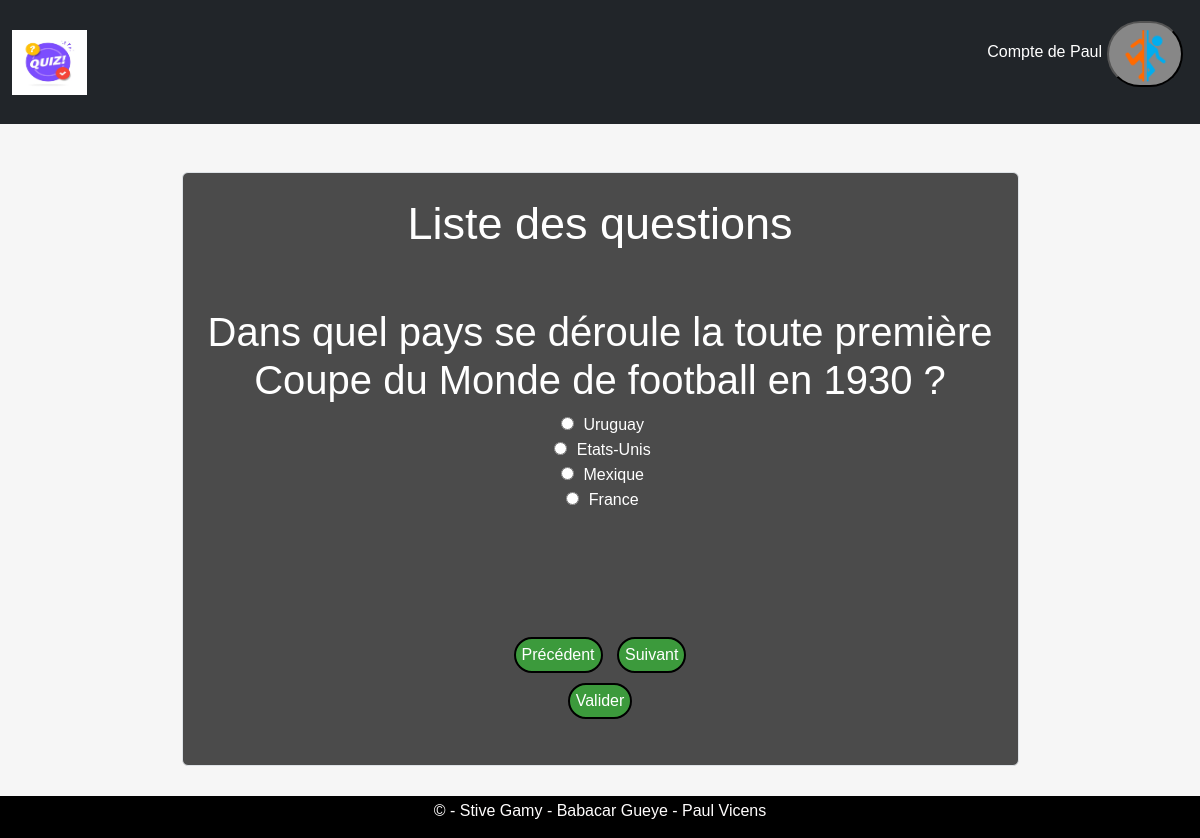
The app's page /jouer_quizz.php?id_quizz=103 (signed in) with its own data.
### tables this page shows
CREATE TABLE IF NOT EXISTS `questions` (
  `id_question` int NOT NULL AUTO_INCREMENT,
  `id_quizz` int NOT NULL,
  `intitule` varchar(255) DEFAULT NULL,
  `date_creation` date DEFAULT NULL,
  PRIMARY KEY (`id_question`),
  KEY `id_quizz` (`id_quizz`)
);

CREATE TABLE IF NOT EXISTS `choices` (
  `id_choice` int NOT NULL AUTO_INCREMENT,
  `id_question` int NOT NULL,
  `bonne_reponse` varchar(100) NOT NULL,
  `reponse` varchar(255) NOT NULL,
  `reponce` varchar(100) NOT NULL,
  `reponze` varchar(100) NOT NULL,
  PRIMARY KEY (`id_choice`),
  KEY `id_question` (`id_question`)
);

### jouer_quizz.php (the view, shortened to what this page needs)
<?php
$connect_bdd = mysqli_connect("127.0.0.1", "root", "", "quizzeo");
$stp = $_GET['id_quizz'];
$test = "SELECT * FROM questions WHERE id_quizz='$stp'";
$result = mysqli_query($connect_bdd, $test);
?>
<html>
<head>
    <link href="https://cdn.jsdelivr.net/npm/bootstrap@5.3.0/dist/css/bootstrap.min.css" rel="stylesheet">
    <link rel="stylesheet" href="connectE.css">
</head>
<body>
<nav class="navbar navbar-expand navbar-dark bg-dark">
            <div class="container-fluid">
                <a href="index.php"><img class="navbar-brand" src="img/logo-quiz-symboles-bulle-dialogue-concept-spectacle-questionnaire-chante-bouton-quiz-concours-questions-examen-embleme-moderne-interview_180786-72.avif" width="75" height="75" class="d-inline-block align-center" alt="Erreur"></a>
                <div class="navbar" id="navbarNav">
                    <ul class="navbar-nav  ">
                        <div class="inscri">
                            <li class="nav-item">
                                <br><p class="bonjour">Compte de <span><?php echo ucfirst($_SESSION["pseudo"]); ?></span></p>
                            </li>
                        </div>
                        <div class="form-inline">
                            <li class="nav-item">
                            <form action="" method="post">
                                    <div class="tamere"><button class="deco"><img src="img\portal.png"width="60px" height="60px" class="d-inline-block align-center" alt=""></button></div>
                                </form>
                            </li>
                        </div>
                    </ul>
                </div>
            </div>
        </nav><br><br>
    <div class="container">
        <div class="border border secondary w-75 mx-auto rounded bidoop">
            <br>
            <h2>Liste des questions</h2><br>
            <form method="post" action="">
                <?php
                    if ($result->num_rows > 0) {
                        $questionIndex = 0;
                        while ($row = $result->fetch_assoc()) {
                            $questionId = $row['id_question'];
                            $questionText = $row['intitule'];
                            $sql = "SELECT * FROM choices WHERE id_question='$questionId'";
                            $resulte = mysqli_query($connect_bdd, $sql);
                ?>
                    <div class="cache">
                            <?php echo '<h3>'.$questionText.'</h3>'; ?>
                            <?php
                            if ($resulte->num_rows > 0) {
                                while ($row = $resulte->fetch_assoc()) {
                                    $responseText = $row["bonne_reponse"];
                                    $responseText1 = $row["reponse"];
                                    $responseText2 = $row["reponce"];
                                    $responseText3 = $row["reponze"];
                                    ?>
                                        <input type="radio" name="reponse<?php echo $questionIndex; ?>" value="bonne_reponse">
                                        <label><?php echo $responseText; ?></label>
                                        <br>
                                        <input type="radio" name="reponse<?php echo $questionIndex; ?>" value="reponse">
                                        <label><?php echo $responseText1; ?></label>
                                        <br>
                                        <input type="radio" name="reponse<?php echo $questionIndex; ?>" value="reponce">
                                        <label><?php echo $responseText2; ?></label>
                                        <br>
                                        <input type="radio" name="reponse<?php echo $questionIndex; ?>" value="reponze">
                                        <label><?php echo $responseText3; ?></label>
                                    <br>
                                    <?php
                                }
                            } else {
                                echo "Aucune réponse trouvée.";
                            }
                            ?>
                    </div>
                    <br>
                    <?php
                    $questionIndex++;
                }
                ?>
                <input type="button" id='pre' onclick='plusSlide(-1)' value="Précédent">
                <input type="button" id='sui' onclick='plusSlide(1)' value="Suivant"><br>
                <input type="submit" id="val" value="Valider">
            <?php
            } else {
                echo "Aucune question trouvée.";
            }
            ?>
            </form>
        </div>
    </div><br><br><br>
    <footer class="fixed_footer">
  <div class="content">
    <p>&copy; - Stive Gamy  -  Babacar Gueye -  Paul Vicens </p>
  </div>
</footer>
</body>
</html>

### connectE.css (style rules this page uses)
body { font-family: 'Trebuchet MS', 'Lucida Sans Unicode', 'Lucida Grande', 'Lucida Sans', Arial, sans-serif; margin: 0px auto; text-align: center; background-color: rgba(245, 245, 245, 0.846); }
h2 { font-family: 'Trebuchet MS', 'Lucida Sans Unicode', 'Lucida Grande', 'Lucida Sans', Arial, sans-serif; font-size: 45px; color: white; }
h3 { font-family: 'Trebuchet MS', 'Lucida Sans Unicode', 'Lucida Grande', 'Lucida Sans', Arial, sans-serif; font-size: 40px; color: white; }
input { border-radius: 5px 5px; text-align: center; margin: 5px; padding: 4px 6px; border: 2px solid black; }
button { text-align: center; margin: 5px; transition: 300ms; background-color: rgb(60, 154, 60); color: white; border-radius: 80px; }
.tamere button { text-align: center; margin: 5px; transition: 300ms; background-color: rgb(135, 135, 135); color: white; border-radius: 80px; }
.bonjour { color: white; }
footer { width: 100%; height: 5%; background: black; position: fixed; bottom: 0PX; }
.fixed_footer p { margin-top: 3px; color: #fffdfd; }
* { box-sizing: border-box; }
#pre { text-align: center; margin: 5px; transition: 300ms; background-color: rgb(60, 154, 60); color: white; border-radius: 80px; }
#sui { text-align: center; margin: 5px; transition: 300ms; background-color: rgb(60, 154, 60); color: white; border-radius: 80px; }
#val { text-align: center; margin: 5px; transition: 300ms; background-color: rgb(60, 154, 60); color: white; border-radius: 80px; }
.bidoop { color: white; background-color: rgba(41, 41, 41, 0.827); }
.bidoop form { padding: 25px; }

### jouer_quizz.php (style rules this page uses)
body { background-image:url(img/bgjouer); background-size:100%; }

### records on screen
questions: intitule "Dans quel pays se déroule la toute première Coupe du Monde de football en 1930 ?"
choices: bonne_reponse "Uruguay", reponse "Etats-Unis", reponce "Mexique", reponze "France"

### other values on screen
$_SESSION["pseudo"] "Paul"
